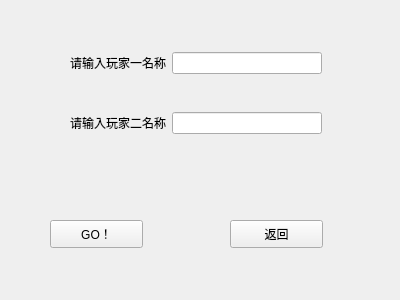
<?xml version="1.0" encoding="UTF-8"?>
<ui version="4.0">
 <class>CurrentPlayer</class>
 <widget class="QWidget" name="CurrentPlayer">
  <property name="geometry">
   <rect>
    <x>0</x>
    <y>0</y>
    <width>400</width>
    <height>300</height>
   </rect>
  </property>
  <property name="windowTitle">
   <string>Form</string>
  </property>
  <widget class="QPushButton" name="pushButton">
   <property name="geometry">
    <rect>
     <x>50</x>
     <y>220</y>
     <width>93</width>
     <height>28</height>
    </rect>
   </property>
   <property name="text">
    <string>GO！</string>
   </property>
  </widget>
  <widget class="QPushButton" name="pushButton_2">
   <property name="geometry">
    <rect>
     <x>230</x>
     <y>220</y>
     <width>93</width>
     <height>28</height>
    </rect>
   </property>
   <property name="text">
    <string>返回</string>
   </property>
  </widget>
  <widget class="QWidget" name="layoutWidget">
   <property name="geometry">
    <rect>
     <x>70</x>
     <y>50</y>
     <width>252</width>
     <height>26</height>
    </rect>
   </property>
   <layout class="QHBoxLayout" name="horizontalLayout">
    <item>
     <widget class="QLabel" name="label">
      <property name="text">
       <string>请输入玩家一名称</string>
      </property>
     </widget>
    </item>
    <item>
     <widget class="QLineEdit" name="current1"/>
    </item>
   </layout>
  </widget>
  <widget class="QWidget" name="layoutWidget">
   <property name="geometry">
    <rect>
     <x>70</x>
     <y>110</y>
     <width>252</width>
     <height>26</height>
    </rect>
   </property>
   <layout class="QHBoxLayout" name="horizontalLayout_2">
    <item>
     <widget class="QLabel" name="label_2">
      <property name="text">
       <string>请输入玩家二名称</string>
      </property>
     </widget>
    </item>
    <item>
     <widget class="QLineEdit" name="current2"/>
    </item>
   </layout>
  </widget>
 </widget>
 <resources/>
 <connections/>
</ui>
